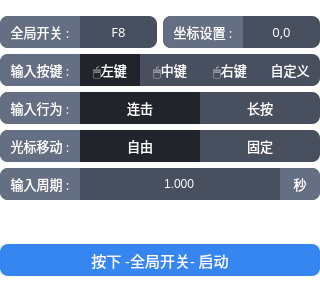
   <widget class="QWidget" name="IOConfig_widget" native="true">
    <property name="geometry">
     <rect>
      <x>140</x>
      <y>0</y>
      <width>320</width>
      <height>292</height>
     </rect>
    </property>
    <property name="styleSheet">
     <string notr="true">background-color: rgba(255, 255, 255, 0); /* 背景颜色 */</string>
    </property>
    <widget class="QWidget" name="IOConfigBars_widget" native="true">
     <property name="enabled">
      <bool>true</bool>
     </property>
     <property name="geometry">
      <rect>
       <x>0</x>
       <y>0</y>
       <width>320</width>
       <height>220</height>
      </rect>
     </property>
     <property name="mouseTracking">
      <bool>false</bool>
     </property>
     <property name="tabletTracking">
      <bool>false</bool>
     </property>
     <property name="focusPolicy">
      <enum>Qt::FocusPolicy::NoFocus</enum>
     </property>
     <property name="styleSheet">
      <string notr="true">background-color: rgba(255, 255, 255, 0); /* 背景颜色 */</string>
     </property>
     <widget class="CustomWidget" name="IOConfig_bar_3" native="true">
      <property name="geometry">
       <rect>
        <x>0</x>
        <y>54</y>
        <width>320</width>
        <height>32</height>
       </rect>
      </property>
      <property name="focusPolicy">
       <enum>Qt::FocusPolicy::NoFocus</enum>
      </property>
      <property name="styleSheet">
       <string notr="true">background-color: #484f5e; /* 背景颜色 */
border-radius: 8px; /* 设置圆角 */
                        </string>
      </property>
      <widget class="QLabel" name="IOConfig_label_3">
       <property name="geometry">
        <rect>
         <x>0</x>
         <y>0</y>
         <width>80</width>
         <height>32</height>
        </rect>
       </property>
       <property name="minimumSize">
        <size>
         <width>80</width>
         <height>32</height>
        </size>
       </property>
       <property name="maximumSize">
        <size>
         <width>80</width>
         <height>21</height>
        </size>
       </property>
       <property name="font">
        <font>
         <family>微软雅黑 Light</family>
         <pointsize>10</pointsize>
        </font>
       </property>
       <property name="focusPolicy">
        <enum>Qt::FocusPolicy::ClickFocus</enum>
       </property>
       <property name="styleSheet">
        <string notr="true">QLabel {
		border: none;
		border-top-left-radius: 8px;
		border-bottom-left-radius: 8px;
		border-top-right-radius: 0px;
		border-bottom-right-radius: 0px;
		background-color: #656f84;
		color: white; 
}


QLabel:disabled {
		color: #7e7e7e;
}</string>
       </property>
       <property name="text">
        <string>输入按键 :</string>
       </property>
       <property name="alignment">
        <set>Qt::AlignmentFlag::AlignCenter</set>
       </property>
      </widget>
      <widget class="QPushButton" name="mouseLeftButton">
       <property name="geometry">
        <rect>
         <x>80</x>
         <y>0</y>
         <width>60</width>
         <height>32</height>
        </rect>
       </property>
       <property name="font">
        <font>
         <family>微软雅黑 Light</family>
         <pointsize>10</pointsize>
        </font>
       </property>
       <property name="focusPolicy">
        <enum>Qt::FocusPolicy::ClickFocus</enum>
       </property>
       <property name="styleSheet">
        <string notr="true">QPushButton {
                                outline: none;
                                border: none;
                                border-radius:0px; /* 设置圆角 */
                                background-color: rgba(255, 255, 255, 0); /* 背景颜色 */
                                color: white;
                                }

                                QPushButton:hover {
                                background-color: #262b32;
                                }

                                QPushButton:pressed {
                                background-color: #21252b;
                                }

                                QPushButton:checked {
                                background-color: #21252b;
                                }

                                QPushButton:disabled {
                                color: #7e7e7e;
                                }
                            </string>
       </property>
       <property name="text">
        <string>🖱左键</string>
       </property>
       <property name="checkable">
        <bool>true</bool>
       </property>
       <property name="checked">
        <bool>true</bool>
       </property>
      </widget>
      <widget class="QPushButton" name="mouseMiddleButton">
       <property name="geometry">
        <rect>
         <x>140</x>
         <y>0</y>
         <width>60</width>
         <height>32</height>
        </rect>
       </property>
       <property name="font">
        <font>
         <family>微软雅黑 Light</family>
         <pointsize>10</pointsize>
        </font>
       </property>
       <property name="focusPolicy">
        <enum>Qt::FocusPolicy::ClickFocus</enum>
       </property>
       <property name="styleSheet">
        <string notr="true">QPushButton {
                                outline: none;
                                border: none;
                                border-radius:0px; /* 设置圆角 */
                                background-color: rgba(255, 255, 255, 0); /* 背景颜色 */
                                color: white;
                                }

                                QPushButton:hover {
                                background-color: #262b32;
                                }

                                QPushButton:pressed {
                                background-color: #21252b;
                                }

                                QPushButton:checked {
                                background-color: #21252b;
                                }

                                QPushButton:disabled {
                                color: #7e7e7e;
                                }
                            </string>
       </property>
       <property name="text">
        <string>🖱中键</string>
       </property>
       <property name="checkable">
        <bool>true</bool>
       </property>
      </widget>
      <widget class="QPushButton" name="mouseRightButton">
       <property name="geometry">
        <rect>
         <x>200</x>
         <y>0</y>
         <width>60</width>
         <height>32</height>
        </rect>
       </property>
       <property name="font">
        <font>
         <family>微软雅黑 Light</family>
         <pointsize>10</pointsize>
        </font>
       </property>
       <property name="focusPolicy">
        <enum>Qt::FocusPolicy::ClickFocus</enum>
       </property>
       <property name="styleSheet">
        <string notr="true">QPushButton {
                                outline: none;
                                border: none;
                                border-radius:0px; /* 设置圆角 */
                                background-color: rgba(255, 255, 255, 0); /* 背景颜色 */
                                color: white;
                                }

                                QPushButton:hover {
                                background-color: #262b32;
                                }

                                QPushButton:pressed {
                                background-color: #21252b;
                                }

                                QPushButton:checked {
                                background-color: #21252b;
                                }

                                QPushButton:disabled {
                                color: #7e7e7e;
                                }
                            </string>
       </property>
       <property name="text">
        <string>🖱右键</string>
       </property>
       <property name="checkable">
        <bool>true</bool>
       </property>
      </widget>
      <widget class="QPushButton" name="DIYKeyButton">
       <property name="geometry">
        <rect>
         <x>260</x>
         <y>0</y>
         <width>60</width>
         <height>32</height>
        </rect>
       </property>
       <property name="font">
        <font>
         <family>微软雅黑 Light</family>
         <pointsize>10</pointsize>
        </font>
       </property>
       <property name="focusPolicy">
        <enum>Qt::FocusPolicy::ClickFocus</enum>
       </property>
       <property name="styleSheet">
        <string notr="true">QPushButton {
                                outline: none;
                                border: none;
                                border-top-left-radius: 0px;
                                border-bottom-left-radius: 0px;
                                border-top-right-radius: 8px;
                                border-bottom-right-radius: 8px;
                                background-color: rgba(255, 255, 255, 0); /* 背景颜色 */
                                color: white;
                                }

                                QPushButton:hover {
                                background-color: #262b32;
                                }

                                QPushButton:pressed {
                                background-color: #21252b;
                                }

                                QPushButton:checked {
                                background-color: #21252b;
                                }

                                QPushButton:disabled {
                                color: #7e7e7e;
                                }
                            </string>
       </property>
       <property name="text">
        <string>自定义</string>
       </property>
       <property name="checkable">
        <bool>true</bool>
       </property>
      </widget>
     </widget>
     <widget class="CustomWidget" name="IOConfig_bar_4" native="true">
      <property name="geometry">
       <rect>
        <x>0</x>
        <y>92</y>
        <width>320</width>
        <height>32</height>
       </rect>
      </property>
      <property name="focusPolicy">
       <enum>Qt::FocusPolicy::NoFocus</enum>
      </property>
      <property name="styleSheet">
       <string notr="true">background-color: #484f5e; /* 背景颜色 */
                            border-radius: 8px; /* 设置圆角 */
                        </string>
      </property>
      <widget class="QLabel" name="IOConfig_label_4">
       <property name="geometry">
        <rect>
         <x>0</x>
         <y>0</y>
         <width>80</width>
         <height>32</height>
        </rect>
       </property>
       <property name="font">
        <font>
         <family>微软雅黑 Light</family>
         <pointsize>10</pointsize>
        </font>
       </property>
       <property name="focusPolicy">
        <enum>Qt::FocusPolicy::ClickFocus</enum>
       </property>
       <property name="styleSheet">
        <string notr="true">QLabel {
		border: none;
		border-top-left-radius: 8px;
		border-bottom-left-radius: 8px;
		border-top-right-radius: 0px;
		border-bottom-right-radius: 0px;
		background-color: #656f84;
		color: white; 
}


QLabel:disabled {
		color: #7e7e7e;
}</string>
       </property>
       <property name="text">
        <string>输入行为 :</string>
       </property>
       <property name="alignment">
        <set>Qt::AlignmentFlag::AlignCenter</set>
       </property>
      </widget>
      <widget class="QPushButton" name="clicksButton">
       <property name="geometry">
        <rect>
         <x>80</x>
         <y>0</y>
         <width>120</width>
         <height>32</height>
        </rect>
       </property>
       <property name="font">
        <font>
         <family>微软雅黑 Light</family>
         <pointsize>10</pointsize>
        </font>
       </property>
       <property name="focusPolicy">
        <enum>Qt::FocusPolicy::ClickFocus</enum>
       </property>
       <property name="styleSheet">
        <string notr="true">QPushButton {
                                outline: none;
                                border-radius:0px; /* 设置圆角 */
                                background-color: rgba(255, 255, 255, 0); /* 背景颜色 */
                                color: white;
                                }

                                QPushButton:hover {
                                background-color: #262b32;
                                }

                                QPushButton:pressed {
                                background-color: #21252b;
                                }

                                QPushButton:checked {
                                background-color: #21252b;
                                }

                                QPushButton:disabled {
                                color: #7e7e7e;
                                }
                            </string>
       </property>
       <property name="text">
        <string>连击</string>
       </property>
       <property name="checkable">
        <bool>true</bool>
       </property>
       <property name="checked">
        <bool>true</bool>
       </property>
       <property name="autoExclusive">
        <bool>false</bool>
       </property>
      </widget>
      <widget class="QPushButton" name="pressButton">
       <property name="geometry">
        <rect>
         <x>200</x>
         <y>0</y>
         <width>120</width>
         <height>32</height>
        </rect>
       </property>
       <property name="font">
        <font>
         <family>微软雅黑 Light</family>
         <pointsize>10</pointsize>
        </font>
       </property>
       <property name="focusPolicy">
        <enum>Qt::FocusPolicy::ClickFocus</enum>
       </property>
       <property name="styleSheet">
        <string notr="true">QPushButton {
                                outline: none;
                                border: none;
                                border-top-left-radius: 0px;
                                border-bottom-left-radius: 0px;
                                border-top-right-radius: 8px;
                                border-bottom-right-radius: 8px;
                                background-color: rgba(255, 255, 255, 0); /* 背景颜色 */
                                color: white;
                                }

                                QPushButton:hover {
                                background-color: #262b32;
                                }

                                QPushButton:pressed {
                                background-color: #21252b;
                                }

                                QPushButton:checked {
                                background-color: #21252b;
                                }

                                QPushButton:disabled {
                                color: #7e7e7e;
                                }
                            </string>
       </property>
       <property name="text">
        <string>长按</string>
       </property>
       <property name="checkable">
        <bool>true</bool>
       </property>
       <property name="autoExclusive">
        <bool>false</bool>
       </property>
      </widget>
     </widget>
     <widget class="CustomWidget" name="IOConfig_bar_5" native="true">
      <property name="geometry">
       <rect>
        <x>0</x>
        <y>130</y>
        <width>320</width>
        <height>32</height>
       </rect>
      </property>
      <property name="focusPolicy">
       <enum>Qt::FocusPolicy::NoFocus</enum>
      </property>
      <property name="styleSheet">
       <string notr="true">background-color: #484f5e; /* 背景颜色 */
                            border-radius: 8px; /* 设置圆角 */
                        </string>
      </property>
      <widget class="QLabel" name="IOConfig_label_5">
       <property name="geometry">
        <rect>
         <x>0</x>
         <y>0</y>
         <width>80</width>
         <height>32</height>
        </rect>
       </property>
       <property name="font">
        <font>
         <family>微软雅黑 Light</family>
         <pointsize>10</pointsize>
        </font>
       </property>
       <property name="focusPolicy">
        <enum>Qt::FocusPolicy::ClickFocus</enum>
       </property>
       <property name="styleSheet">
        <string notr="true">QLabel {
		border: none;
		border-top-left-radius: 8px;
		border-bottom-left-radius: 8px;
		border-top-right-radius: 0px;
		border-bottom-right-radius: 0px;
		background-color: #656f84;
		color: white; 
}


QLabel:disabled {
		color: #7e7e7e;
}</string>
       </property>
       <property name="text">
        <string>光标移动 :</string>
       </property>
       <property name="alignment">
        <set>Qt::AlignmentFlag::AlignCenter</set>
       </property>
      </widget>
      <widget class="QPushButton" name="cursorFreeButton">
       <property name="geometry">
        <rect>
         <x>80</x>
         <y>0</y>
         <width>120</width>
         <height>32</height>
        </rect>
       </property>
       <property name="font">
        <font>
         <family>微软雅黑 Light</family>
         <pointsize>10</pointsize>
        </font>
       </property>
       <property name="focusPolicy">
        <enum>Qt::FocusPolicy::ClickFocus</enum>
       </property>
       <property name="styleSheet">
        <string notr="true">QPushButton {
                                outline: none;
                                border-radius:0px; /* 设置圆角 */
                                background-color: rgba(255, 255, 255, 0); /* 背景颜色 */
                                color: white;
                                }

                                QPushButton:hover {
                                background-color: #262b32;
                                }

                                QPushButton:pressed {
                                background-color: #21252b;
                                }

                                QPushButton:checked {
                                background-color: #21252b;
                                }

                                QPushButton:disabled {
                                color: #7e7e7e;
                                }
                            </string>
       </property>
       <property name="text">
        <string>自由</string>
       </property>
       <property name="checkable">
        <bool>true</bool>
       </property>
       <property name="checked">
        <bool>true</bool>
       </property>
       <property name="autoExclusive">
        <bool>false</bool>
       </property>
      </widget>
      <widget class="QPushButton" name="cursorLockButton">
       <property name="geometry">
        <rect>
         <x>200</x>
         <y>0</y>
         <width>120</width>
         <height>32</height>
        </rect>
       </property>
       <property name="font">
        <font>
         <family>微软雅黑 Light</family>
         <pointsize>10</pointsize>
        </font>
       </property>
       <property name="focusPolicy">
        <enum>Qt::FocusPolicy::ClickFocus</enum>
       </property>
       <property name="styleSheet">
        <string notr="true">QPushButton {
                                outline: none;
                                border: none;
                                border-top-left-radius: 0px;
                                border-bottom-left-radius: 0px;
                                border-top-right-radius: 8px;
                                border-bottom-right-radius: 8px;
                                background-color: rgba(255, 255, 255, 0); /* 背景颜色 */
                                color: white;
                                }

                                QPushButton:hover {
                                background-color: #262b32;
                                }

                                QPushButton:pressed {
                                background-color: #21252b;
                                }

                                QPushButton:checked {
                                background-color: #21252b;
                                }

                                QPushButton:disabled {
                                color: #7e7e7e;
                                }
                            </string>
       </property>
       <property name="text">
        <string>固定</string>
       </property>
       <property name="checkable">
        <bool>true</bool>
       </property>
       <property name="autoExclusive">
        <bool>false</bool>
       </property>
      </widget>
     </widget>
     <widget class="CustomWidget" name="IOConfig_bar_6" native="true">
      <property name="enabled">
       <bool>true</bool>
      </property>
      <property name="geometry">
       <rect>
        <x>0</x>
        <y>168</y>
        <width>320</width>
        <height>32</height>
       </rect>
      </property>
      <property name="focusPolicy">
       <enum>Qt::FocusPolicy::NoFocus</enum>
      </property>
      <property name="styleSheet">
       <string notr="true">border-radius: 8px; /* 设置圆角 */
                            background-color: #484f5e; /* 背景颜色 */

                        </string>
      </property>
      <widget class="QLabel" name="IOConfig_label_6">
       <property name="enabled">
        <bool>true</bool>
       </property>
       <property name="geometry">
        <rect>
         <x>0</x>
         <y>0</y>
         <width>80</width>
         <height>32</height>
        </rect>
       </property>
       <property name="font">
        <font>
         <family>微软雅黑 Light</family>
         <pointsize>10</pointsize>
        </font>
       </property>
       <property name="focusPolicy">
        <enum>Qt::FocusPolicy::ClickFocus</enum>
       </property>
       <property name="styleSheet">
        <string notr="true">QLabel {
		border: none;
		border-top-left-radius: 8px;
		border-bottom-left-radius: 8px;
		border-top-right-radius: 0px;
		border-bottom-right-radius: 0px;
		background-color: #656f84;
		color: white; 
}

QLabel:disabled {
		color: #7e7e7e;
}</string>
       </property>
       <property name="text">
        <string>输入周期 :</string>
       </property>
       <property name="alignment">
        <set>Qt::AlignmentFlag::AlignCenter</set>
       </property>
      </widget>
      <widget class="QLineEdit" name="PeriodValueInputLineEdit">
       <property name="geometry">
        <rect>
         <x>80</x>
         <y>0</y>
         <width>200</width>
         <height>32</height>
        </rect>
       </property>
       <property name="focusPolicy">
        <enum>Qt::FocusPolicy::ClickFocus</enum>
       </property>
       <property name="styleSheet">
        <string notr="true">

                                QLineEdit {
                                outline: none;
                                border-radius: 0px; /* 设置圆角 */
                                background-color: rgba(255, 255, 255, 0); /* 背景颜色 */
							color: white;
                                }

                                QLineEdit:disabled {
                                color: #7e7e7e;
                                }
                            </string>
       </property>
       <property name="inputMask">
        <string/>
       </property>
       <property name="text">
        <string>1.000</string>
       </property>
       <property name="maxLength">
        <number>20</number>
       </property>
       <property name="alignment">
        <set>Qt::AlignmentFlag::AlignCenter</set>
       </property>
      </widget>
      <widget class="QLabel" name="IOConfig_label_7">
       <property name="geometry">
        <rect>
         <x>280</x>
         <y>0</y>
         <width>40</width>
         <height>32</height>
        </rect>
       </property>
       <property name="minimumSize">
        <size>
         <width>0</width>
         <height>0</height>
        </size>
       </property>
       <property name="maximumSize">
        <size>
         <width>80</width>
         <height>32</height>
        </size>
       </property>
       <property name="font">
        <font>
         <family>微软雅黑 Light</family>
         <pointsize>10</pointsize>
        </font>
       </property>
       <property name="focusPolicy">
        <enum>Qt::FocusPolicy::ClickFocus</enum>
       </property>
       <property name="styleSheet">
        <string notr="true">QLabel {
		border: none;
		border-top-left-radius: 0px;
		border-bottom-left-radius: 0px;
		border-top-right-radius: 8px;
		border-bottom-right-radius: 8px;
		background-color: #656f84;
		color: white; 
}


QLabel:disabled {
		color: #7e7e7e;
}</string>
       </property>
       <property name="text">
        <string>秒</string>
       </property>
       <property name="alignment">
        <set>Qt::AlignmentFlag::AlignCenter</set>
       </property>
      </widget>
     </widget>
     <widget class="CustomWidget" name="IOConfig_bar_1" native="true">
      <property name="geometry">
       <rect>
        <x>0</x>
        <y>16</y>
        <width>157</width>
        <height>32</height>
       </rect>
      </property>
      <property name="focusPolicy">
       <enum>Qt::FocusPolicy::NoFocus</enum>
      </property>
      <property name="styleSheet">
       <string notr="true">background-color: #484f5e;
                            border-radius: 8px; /* 设置圆角 */
                        </string>
      </property>
      <widget class="QLabel" name="IOConfig_label_1">
       <property name="enabled">
        <bool>true</bool>
       </property>
       <property name="geometry">
        <rect>
         <x>0</x>
         <y>0</y>
         <width>80</width>
         <height>32</height>
        </rect>
       </property>
       <property name="font">
        <font>
         <family>微软雅黑 Light</family>
         <pointsize>10</pointsize>
        </font>
       </property>
       <property name="focusPolicy">
        <enum>Qt::FocusPolicy::ClickFocus</enum>
       </property>
       <property name="styleSheet">
        <string notr="true">QLabel {
		border: none;
		border-top-left-radius: 8px;
		border-bottom-left-radius: 8px;
		border-top-right-radius: 0px;
		border-bottom-right-radius: 0px;
		background-color: #656f84;
		color: white; 
}


QLabel:disabled {
		color: #7e7e7e;
}</string>
       </property>
       <property name="text">
        <string>全局开关 :</string>
       </property>
       <property name="alignment">
        <set>Qt::AlignmentFlag::AlignCenter</set>
       </property>
      </widget>
      <widget class="QPushButton" name="globalSwitchCaptureButton">
       <property name="geometry">
        <rect>
         <x>80</x>
         <y>0</y>
         <width>77</width>
         <height>32</height>
        </rect>
       </property>
       <property name="font">
        <font>
         <family>微软雅黑 Light</family>
         <pointsize>10</pointsize>
        </font>
       </property>
       <property name="focusPolicy">
        <enum>Qt::FocusPolicy::ClickFocus</enum>
       </property>
       <property name="styleSheet">
        <string notr="true">QPushButton {
                                outline: none;
                                border: none;
                                border-top-left-radius: 0px;
                                border-bottom-left-radius: 0px;
                                border-top-right-radius: 8px;
                                border-bottom-right-radius: 8px;
                                background-color: rgba(255, 255, 255, 0); /* 背景颜色 */
                                color: white;
                                }

                                QPushButton:hover {
                                background-color: #262b32;
                                }

                                QPushButton:pressed {
                                background-color: #21252b;
                                }

                                QPushButton:checked {
                                background-color: #21252b;
                                }

                                QPushButton:disabled {
                                color: #7e7e7e;
                                }
                            </string>
       </property>
       <property name="text">
        <string>F8</string>
       </property>
       <property name="checkable">
        <bool>true</bool>
       </property>
       <property name="autoExclusive">
        <bool>false</bool>
       </property>
      </widget>
     </widget>
     <widget class="CustomWidget" name="IOConfig_bar_2" native="true">
      <property name="enabled">
       <bool>true</bool>
      </property>
      <property name="geometry">
       <rect>
        <x>163</x>
        <y>16</y>
        <width>157</width>
        <height>32</height>
       </rect>
      </property>
      <property name="focusPolicy">
       <enum>Qt::FocusPolicy::NoFocus</enum>
      </property>
      <property name="styleSheet">
       <string notr="true">background-color: #484f5e; /* 背景颜色 */
                            border-radius: 8px; /* 设置圆角 */
                        </string>
      </property>
      <widget class="QLabel" name="IOConfig_label_2">
       <property name="enabled">
        <bool>true</bool>
       </property>
       <property name="geometry">
        <rect>
         <x>0</x>
         <y>0</y>
         <width>80</width>
         <height>32</height>
        </rect>
       </property>
       <property name="font">
        <font>
         <family>微软雅黑 Light</family>
         <pointsize>10</pointsize>
        </font>
       </property>
       <property name="focusPolicy">
        <enum>Qt::FocusPolicy::ClickFocus</enum>
       </property>
       <property name="styleSheet">
        <string notr="true">QLabel {
		border: none;
		border-top-left-radius: 8px;
		border-bottom-left-radius: 8px;
		border-top-right-radius: 0px;
		border-bottom-right-radius: 0px;
		background-color: #656f84;
		color: white; 
}

QLabel:disabled {
		color: #7e7e7e;
}</string>
       </property>
       <property name="text">
        <string>坐标设置 :</string>
       </property>
       <property name="alignment">
        <set>Qt::AlignmentFlag::AlignCenter</set>
       </property>
      </widget>
      <widget class="QPushButton" name="cursorCoordinateCaptureButton">
       <property name="enabled">
        <bool>true</bool>
       </property>
       <property name="geometry">
        <rect>
         <x>80</x>
         <y>0</y>
         <width>77</width>
         <height>32</height>
        </rect>
       </property>
       <property name="font">
        <font>
         <family>微软雅黑 Light</family>
         <pointsize>10</pointsize>
        </font>
       </property>
       <property name="focusPolicy">
        <enum>Qt::FocusPolicy::ClickFocus</enum>
       </property>
       <property name="styleSheet">
        <string notr="true">QPushButton {
                                outline: none;
                                border: none;
                                border-top-left-radius: 0px;
                                border-bottom-left-radius: 0px;
                                border-top-right-radius: 8px;
                                border-bottom-right-radius: 8px;
                                background-color: rgba(255, 255, 255, 0); /* 背景颜色 */
                                color: white;
                                }

                                QPushButton:hover {
                                background-color: #262b32;
                                }

                                QPushButton:pressed {
                                background-color: #21252b;
                                }

                                QPushButton:checked {
                                background-color: #21252b;
                                }

                                QPushButton:disabled {
                                color: #7e7e7e;
                                }
                            </string>
       </property>
       <property name="text">
        <string>0,0</string>
       </property>
       <property name="checkable">
        <bool>true</bool>
       </property>
      </widget>
     </widget>
    </widget>
    <widget class="QLabel" name="startLabel">
     <property name="enabled">
      <bool>true</bool>
     </property>
     <property name="geometry">
      <rect>
       <x>0</x>
       <y>244</y>
       <width>320</width>
       <height>32</height>
      </rect>
     </property>
     <property name="font">
      <font>
       <family>微软雅黑 Light</family>
       <pointsize>11</pointsize>
      </font>
     </property>
     <property name="styleSheet">
      <string notr="true">QLabel {
		border: none;
		border-radius: 8px;
		background-color: #3686f2; /* 背景颜色 */
		color: white;
}

QLabel: disabled {
		background-color: #1b397e;
         color: #7e7e7e;
}</string>
     </property>
     <property name="text">
      <string>按下 -全局开关- 启动</string>
     </property>
     <property name="alignment">
      <set>Qt::AlignmentFlag::AlignCenter</set>
     </property>
    </widget>
   </widget>
